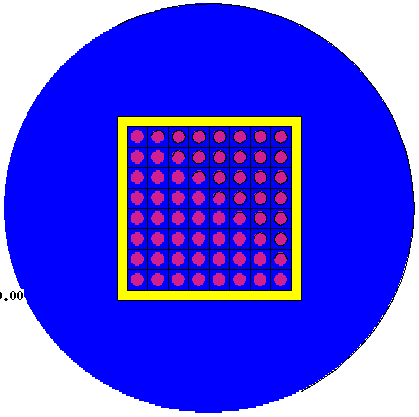
#> input picture verification/geometry.png, 419 x 417 px
$ python plots.py
#> lines starting #> are read from the running program, lines starting #| are printed output that depends on the picture
""" Makes plots for publication """
import os
import sys
import numpy as np
import matplotlib.pyplot as plt
import matplotlib.patches as mpatches
from matplotlib.cbook import get_sample_data
from matplotlib.ticker import ScalarFormatter


class ScalarFormatterClass(ScalarFormatter):
    def _set_format(self):
        self.format = "%1.2f"


def add_labels(figname):
    '''
    Adds legend to geometry image 'figname'.
    '''
#> called with figname = 'geometry.png'
    fuel = mpatches.Patch(color=(1., 0, 1.), label='Fuel')
    shell = mpatches.Patch(color=(1., 1., 0.), label='Shell')
    water = mpatches.Patch(color=(0, 0, 1.), label='Water')

    cwd = os.getcwd()
    fname = get_sample_data(f'{cwd}/{figname}')
    im = plt.imread(fname)
#> im is the input picture: shape (417, 419, 4) float32; mean R, G, B, A 0.317, 0.286, 0.914, 1
    plt.imshow(im)
    plt.legend(handles=[fuel, shell, water],
               loc="upper right", bbox_to_anchor=(1., 1.), fancybox=True)
    plt.axis('off')
    plt.savefig("toy-problem-b.png", dpi=300, bbox_inches="tight")


def plot_composition_comparison(times, composition_1, composition_2, labels,
                                figname):
    """
    This function plots th etime evolution of two material compositions side
    by side.

    Parameters:
    ----------_
    times: [list of float], timesteps
    composition_X: [dict], {keys: isotopes, values: [list of float]
    labels: [list of str], labels for each composition
    figname: [str], name of the figure to produce
    """
    n_plots = len(composition_1)
    fig, axs = plt.subplots(n_plots)
    fig.tight_layout(pad=2.1)
    for idx, isotope in enumerate(composition_1.keys()):
        axs[idx].plot(
            times, composition_1[isotope], marker='o', label=labels[0])
        axs[idx].plot(
            times, composition_2[isotope], marker='o', label=labels[1])
        yScalarFormatter = ScalarFormatterClass(useMathText=True)
        yScalarFormatter.set_powerlimits((0, 0))
        axs[idx].yaxis.set_major_formatter(yScalarFormatter)
        axs[idx].set_ylabel(f'{isotope.upper()} [g]')
        axs[idx].legend(loc="upper right")
        axs[idx].set_xlabel('Time [months]', fontsize=16)
        axs[idx].set_xlim([times[0], times[-1]])

        diff = (composition_1[isotope]/composition_2[isotope] - 1)*100
        sec_color = 'darkgreen'
        ax2 = axs[idx].twinx()  # second axes sharing the same x-axis
        ax2.plot(times, diff, color=sec_color, marker='o')
        ax2.tick_params(axis='y', labelcolor=sec_color, labelsize=16)
        ax2.ticklabel_format(useOffset=False)
        ax2.set_ylabel('Rel. Diff. [%]', color=sec_color, fontsize=16)

    plt.xlabel('Time [years]')
    plt.savefig(figname, dpi=300, bbox_inches="tight")


def plot_gamma_intens_comparison(x_list, y_list, heat_list, labels,
                                 figure_name):
    """
    x_list: list of float
        contains x location
    y_list: list of float
        contains y location
    heat_list: list of float
        contains heat values
    labels: list of str
        list of labels to be included in figure's title
    figure_name: str
        name of the figure to be plotted
    """
    heat1 = np.array(heat_list[0])
    heat2 = np.array(heat_list[1])
    heat3 = (heat1-heat2)/heat2 * 100

    re_height, re_width = 32, 32  # Real image dimensions
    image_name = 'geometry-zoom.png'

    cwd = os.getcwd()
    image_name = os.path.join(cwd, image_name)
    fname = get_sample_data(image_name)

    plt.figure()
    im = plt.imread(fname)
    # im = im[120:-120, 110:-110, :]

    plt.imshow(im)
    plt.axis('off')

    im_height, im_width, _ = np.shape(im)
    print(f'Image dimensions: {im_height}x{im_width}')
    re_origin = -re_width/2, re_height/2  # Origin location

    for x, y, h1, h2, h3 in zip(x_list, y_list, heat1, heat2, heat3):
        # transform to image system
        xp = -(re_origin[0] - x)
        yp = re_origin[1] - y
        xpp = xp/re_width * im_width
        ypp = yp/re_height * im_height

        plt.text(
            xpp, ypp-15, s=f'{h1:.2e}', fontsize=5, color='white',
            weight='bold', horizontalalignment='center',
            verticalalignment='center', rotation='horizontal')
        plt.text(
            xpp, ypp, s=f'{h2:.2e}', fontsize=5, color='white',
            weight='bold', horizontalalignment='center',
            verticalalignment='center', rotation='horizontal')
        plt.text(
            xpp-2, ypp+15, s=f'{h3:.1f}', fontsize=6, color='white',
            weight='bold', horizontalalignment='center',
            verticalalignment='center', rotation='horizontal')

    title = ""
    title += f'Total {labels[0]}: {heat1.sum():.2e}, '
    title += f'Total {labels[1]}: {heat2.sum():.2e}, '
    title += f'Diff: {((heat1.sum() - heat2.sum())/heat2.sum() * 100):.1f}%'
    plt.title(title, fontsize=8)
    plt.savefig(figure_name, dpi=300, bbox_inches="tight")
    plt.close()


if __name__ == "__main__":

    add_labels('geometry.png')

    times = np.arange(0, 13)
    print(f'Irradiation times in months: {times}')

    x_list = []
    y_list = []
    for i in range(8):
        for j in range(8):
            x_list.append(-14 + i*4)
            y_list.append(14 - j*4)

    # arf-ref vs arf-uni
    labels = ['universes', 'reference', '', '', 'Time [h]']

    # composition comparison
    composition_1 = {
        'U235': np.array([
            20250., 20220., 20180., 20140.,
            20110., 20070., 20030., 19990.,
            19960., 19920., 19880., 19850.,
            19850.]),
        'U238': np.array([
            243600., 243600., 243600., 243600.,
            243600., 243500., 243500., 243500.,
            243500., 243500., 243500., 243500.,
            243500.])
        }

    composition_2 = {
        'U235': np.array([
            20254.8, 20218.1, 20181., 20142.5,
            20106.4, 20068.8, 20031.6, 19994.6,
            19957.6, 19919.7, 19883.8, 19846.4,
            19846.4]),
        'U238': np.array([
            243584., 243584., 243584., 243580.,
            243568., 243552., 243540., 243532.,
            243524., 243520., 243504., 243501.,
            243501.])
        }
    plot_composition_comparison(times, composition_1, composition_2,
                                labels, 'moaa-ref-uni-composition-time-b')
#> in plot_composition_comparison, `plt.savefig(figname, dpi=300, bbox_inches="tight")`:
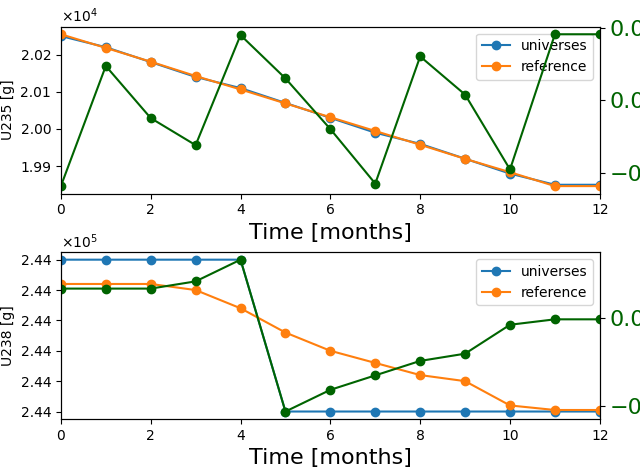
#> figure drawn by matplotlib, 4 panels; panel 1: curve peaks at x = 0, y = 20250; panel 1: curve peaks at x = 0, y = 20254.8; panel 2: curve peaks at x = 0, y = 243600; panel 2: curve peaks at x = 0, y = 243584

    # gamma instens comparison
    gamma_intens_1 = [3.66757215e+17/64] * 64
    gamma_intens_2 = [
        3.78282560e+15, 4.24821846e+15, 4.87648778e+15, 5.23745438e+15,
        5.24514824e+15, 4.89147642e+15, 4.26304267e+15, 3.80788793e+15,
        4.23849755e+15, 4.96794429e+15, 5.83682743e+15, 6.31249631e+15,
        6.31050999e+15, 5.83617432e+15, 4.98360940e+15, 4.24448113e+15,
        4.89432377e+15, 5.84049038e+15, 6.88610823e+15, 7.43023905e+15,
        7.45395273e+15, 6.90411021e+15, 5.84589721e+15, 4.88832843e+15,
        5.22932103e+15, 6.30212743e+15, 7.41826268e+15, 8.02750487e+15,
        8.03890482e+15, 7.43833521e+15, 6.28243319e+15, 5.23614017e+15,
        5.23994895e+15, 6.29352323e+15, 7.43622385e+15, 8.03257040e+15,
        8.03802778e+15, 7.45773520e+15, 6.30820281e+15, 5.24563267e+15,
        4.88887716e+15, 5.85369118e+15, 6.91035805e+15, 7.43411542e+15,
        7.44395531e+15, 6.88551842e+15, 5.86229423e+15, 4.90650021e+15,
        4.25311704e+15, 4.98297392e+15, 5.83711733e+15, 6.30288854e+15,
        6.2978697e+15, 5.84785465e+15, 5.00507706e+15, 4.27039361e+15,
        3.78749190e+15, 4.24557950e+15, 4.91670513e+15, 5.24708260e+15,
        5.22616494e+15, 4.90080232e+15, 4.25429956e+15, 3.80020207e+15,
    ]

    heat_list = [gamma_intens_1, gamma_intens_2]
    plot_gamma_intens_comparison(x_list, y_list, heat_list, labels[:2],
                                 'moaa-ref-uni-gamma-intens-b')
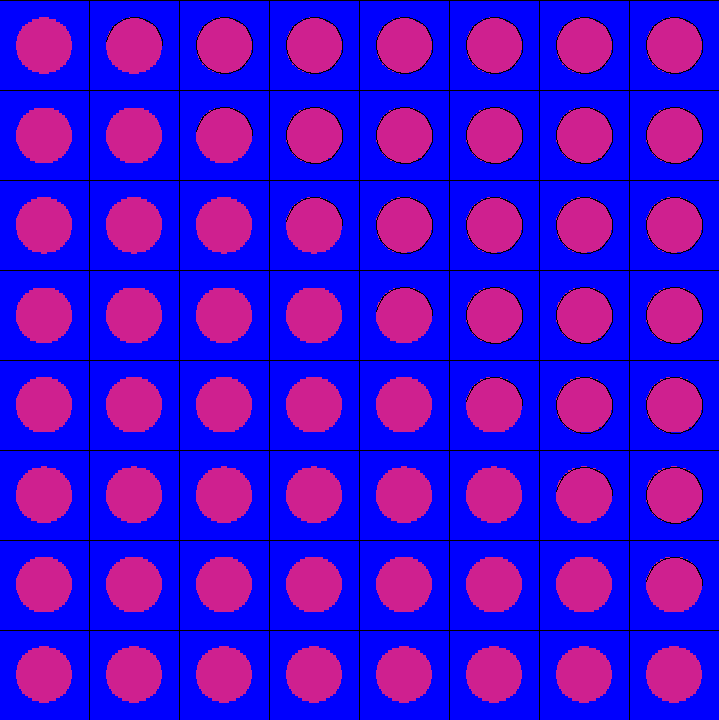
#> input picture verification/geometry-zoom.png, 719 x 720 px
#> in plot_gamma_intens_comparison, im is the input picture: shape (720, 719, 4) float32; mean R, G, B, A 0.245, 0.0379, 0.838, 1
#| Image dimensions: 720x719
